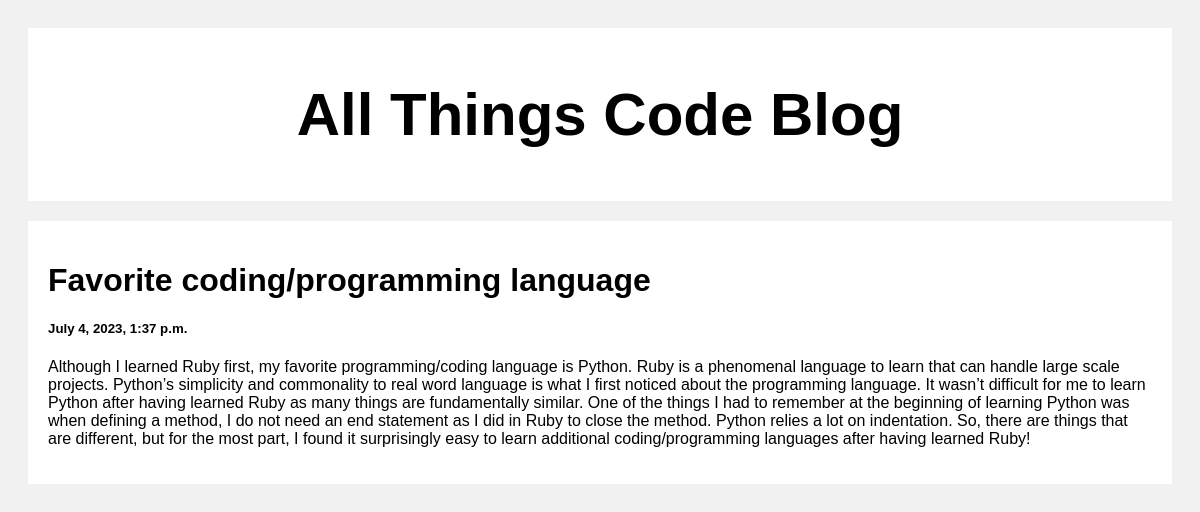
Page /post/3 on the earlier database version.
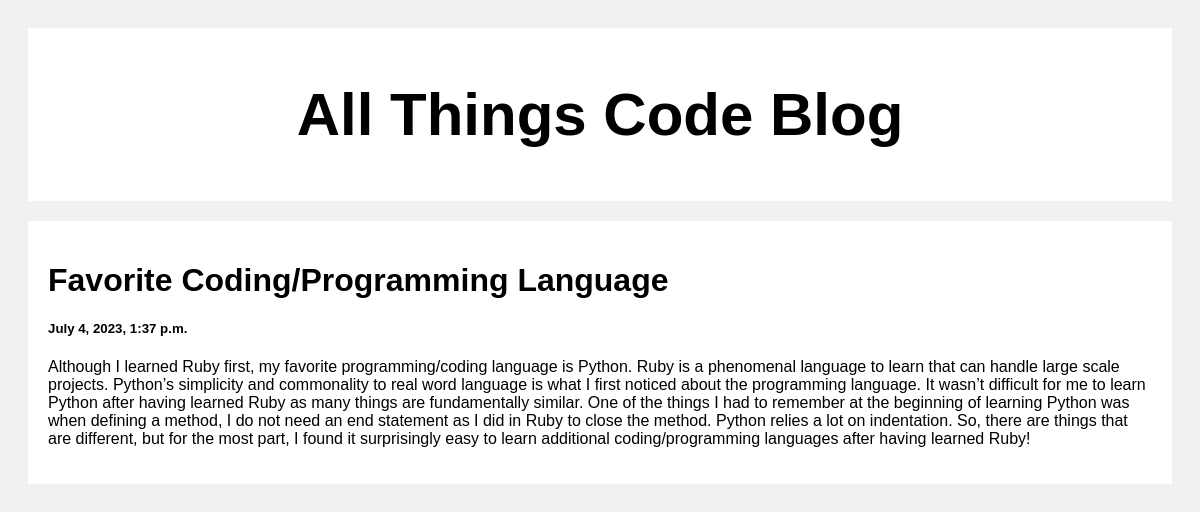
Same page on the later database version.
### posts/models.py (models this page shows)
class Post(models.Model):
    title = models.CharField(max_length=100)
    body = models.CharField(max_length=1000000)
    created_at = models.DateTimeField(default=datetime.now, blank=True)

### posts/views.py (the view)
# urls.py: path('post/<str:pk>', views.post, name= 'post')
def post(request, pk):
    posts = Post.objects.get(id=pk)
    return render(request, 'posts.html', {'posts':posts})

### templates/posts.html (shortened to what this page needs)
<!DOCTYPE html>
<html>
<head>
</head>
<body>
<div class="header">
  <h2>All Things Code Blog</h2>
</div>
<div class="row">
  <div class="leftcolumn">
    <div class="card">
        <h1>{{posts.title}}</h1>
        <h5>{{posts.created_at}}</h5>
        <p>{{posts.body}}</p>
    </div>
     </div>
</div>
</body>
</html>

Differences in the rows shown:
changed Post: title "Favorite coding/programming language" → "Favorite Coding/Programming Language"
